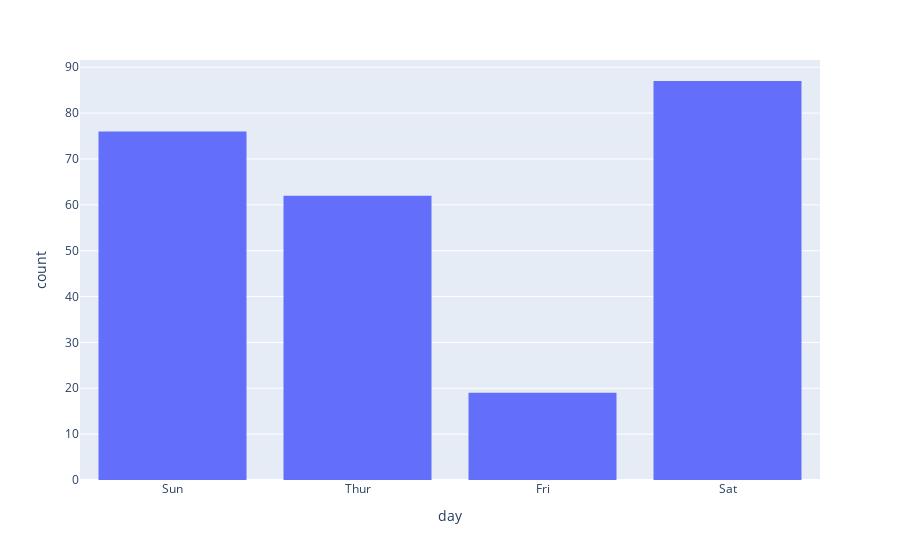

Notebook cell for this chart:
### Markdown cell above
px

### Code cell
fig = px.histogram(
    df,
    x='day',
    category_orders=dict(
        day=['Sun', 'Thur', 'Fri', 'Sat']
    )
)
fig.show()

### Figure 1 — Plotly figure (JSON) as saved in the notebook; plotly's stock layout.template omitted (floating-point values rounded to 4 significant figures; data arrays with more than 128 entries replaced by an {"elided": "..."} marker saying what was removed)
{"data": [{"alignmentgroup": "True", "bingroup": "x", "hovertemplate": "day=%{x}<br>count=%{y}<extra></extra>", "legendgroup": "", "marker": {"color": "#636efa", "pattern": {"shape": ""}}, "name": "", "offsetgroup": "", "orientation": "v", "showlegend": false, "type": "histogram", "x": {"elided": "244 str values"}, "xaxis": "x", "yaxis": "y"}], "layout": {"barmode": "relative", "legend": {"tracegroupgap": 0}, "margin": {"t": 60}, "xaxis": {"anchor": "y", "categoryarray": ["Sun", "Thur", "Fri", "Sat"], "categoryorder": "array", "domain": [0, 1], "title": {"text": "day"}}, "yaxis": {"anchor": "x", "domain": [0, 1], "title": {"text": "count"}}}}
